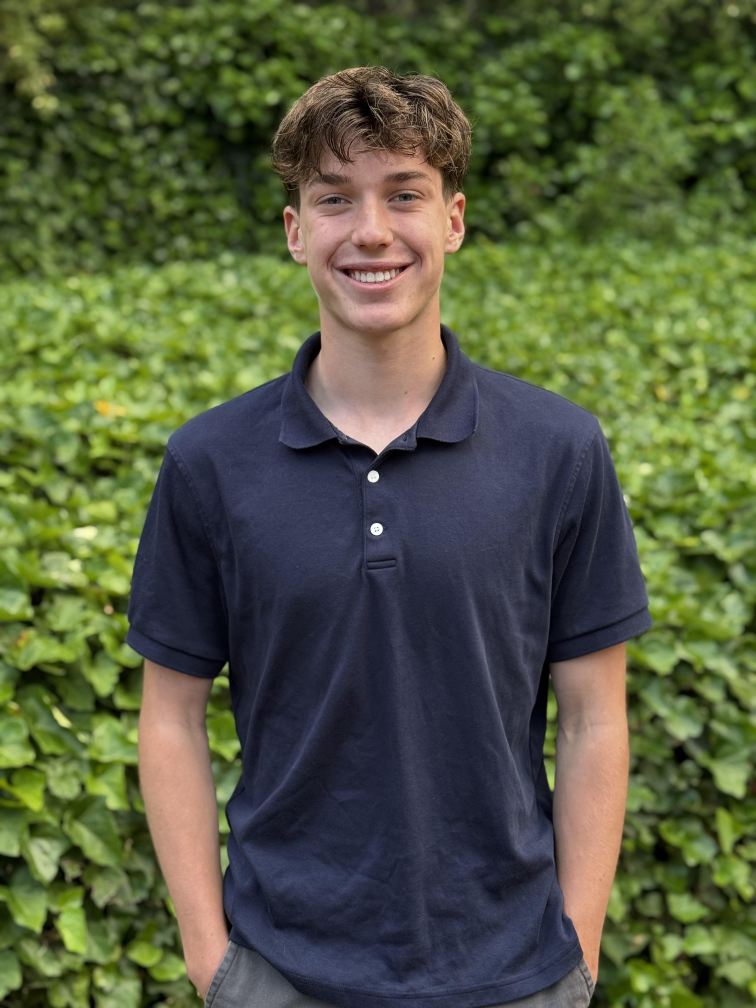
#> input picture assets-src/screenshots/Headshot.jpg, 3024 x 4032 px (shown at 1/4 size); its folder holds 2 pictures in this run
$ python optimize_images.py
#> lines starting #> are read from the running program, lines starting #| are printed output that depends on the picture
#!/usr/bin/env python3
"""Resize + convert the source screenshots in assets-src/screenshots/ to WebP in
public/screenshots/ (same basename, .webp extension).

Sizes follow how each image is actually displayed:
  - 3D card / pane textures are drawn into ~1024 px canvases -> 1600 px cap
  - archive banners are a 160 px tall strip in a ~520 px card  -> 1200 px cap
  - the about portrait is drawn at ~544 px wide              -> 1000 px cap

Usage:
  python scripts/optimize_images.py
"""

from __future__ import annotations

from pathlib import Path

from PIL import Image, ImageOps

ROOT = Path(__file__).resolve().parent.parent
SRC = ROOT / "assets-src" / "screenshots"
OUT = ROOT / "public" / "screenshots"

# Longest-side cap per file; anything not listed gets DEFAULT_MAX.
DEFAULT_MAX = 1600
MAX_SIDE = {
    "Headshot.jpg": 1000,
    "crab-hunt-physics.jpeg": 1200,
    "roots.png": 1200,
    "pill-pall.jpeg": 1200,
    "scioly-robot.jpeg": 1200,
    "wordle.png": 1200,
    "chat-app.png": 1200,
    "survival-game.png": 1200,
    "marshmallow-simulator-lobby.png": 1200,
    "non-euclidean-escape.png": 1200,
    "scuffed-platformer.png": 1200,
    "ap-study-topic-sheet.png": 1200,
    "ap-study-calcbc-grid.png": 1200,
    "ap-study-apush.png": 1200,
    "notes-review-typing.png": 1200,
    "notes-review-edit.png": 1200,
}
QUALITY = 82


def main() -> None:
    OUT.mkdir(parents=True, exist_ok=True)
    for src in sorted(SRC.iterdir()):
        if src.suffix.lower() not in {".png", ".jpg", ".jpeg"}:
            continue
        im = Image.open(src)
#> im is the input picture: PIL image 3024x4032 RGB; mean R, G, B 84.9, 92.3, 63.2
        im = ImageOps.exif_transpose(im)  # phone photos carry rotation in EXIF
        cap = MAX_SIDE.get(src.name, DEFAULT_MAX)
        if max(im.size) > cap:
            im.thumbnail((cap, cap), Image.LANCZOS)
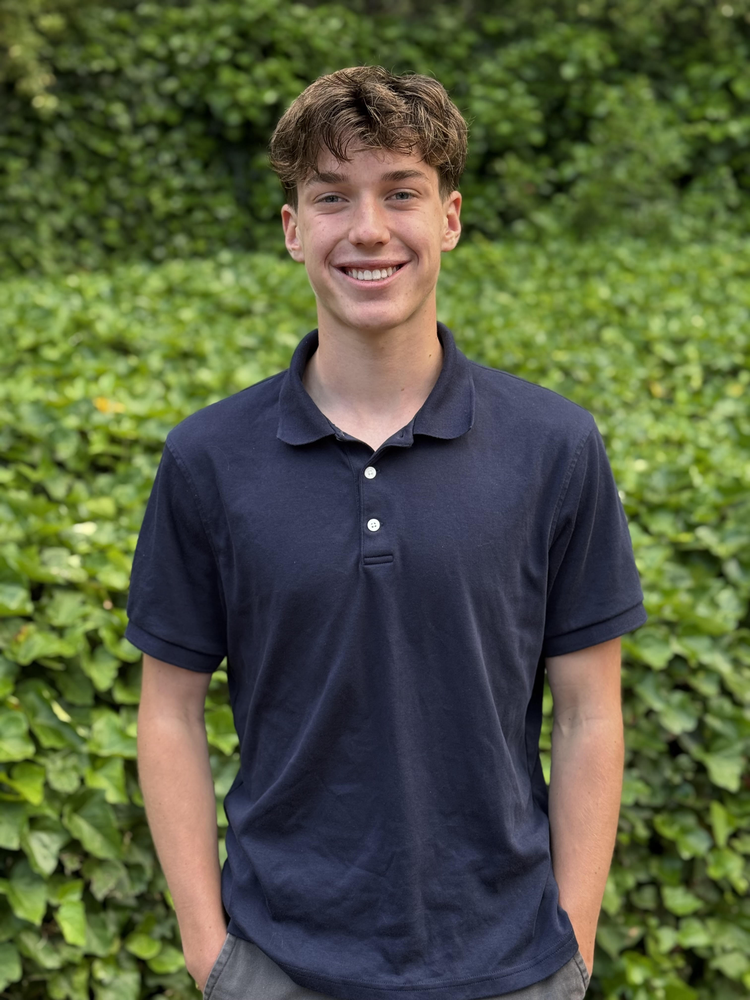
#> im: PIL image 750x1000 RGB; mean R, G, B 85, 92.5, 63.4
        if im.mode not in ("RGB", "RGBA"):
            im = im.convert("RGBA" if "A" in im.getbands() else "RGB")
        dst = OUT / (src.stem + ".webp")
        im.save(dst, "WEBP", quality=QUALITY, method=6)
        print(f"{src.name:36} {src.stat().st_size / 1e6:5.2f} MB -> "
              f"{dst.stat().st_size / 1e6:5.2f} MB  {im.size[0]}x{im.size[1]}")
#| Headshot.jpg                          0.81 MB ->  0.07 MB  750x1000


if __name__ == "__main__":
    main()
